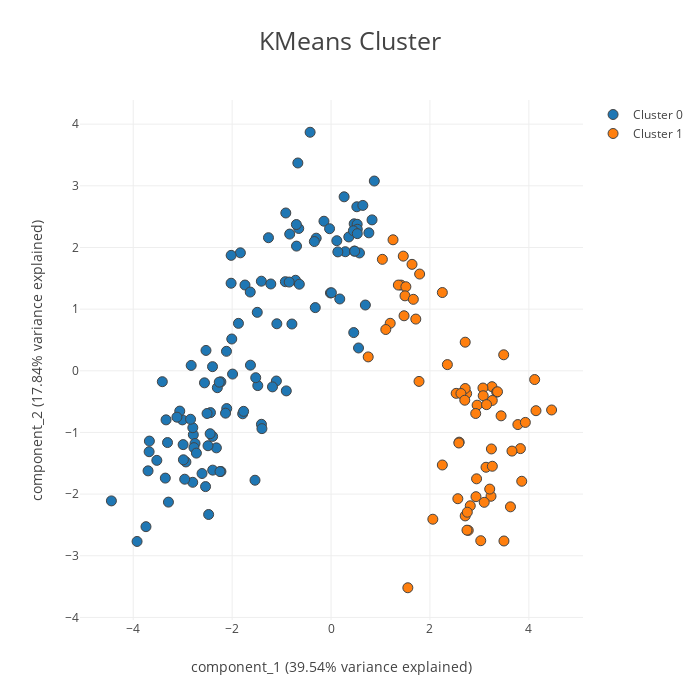

Notebook source saved alongside this figure:
### Markdown cell above
## KMeans - Selecting number of clusters

### Code cell
cluster(df, kwargs={'n_clusters':2})
